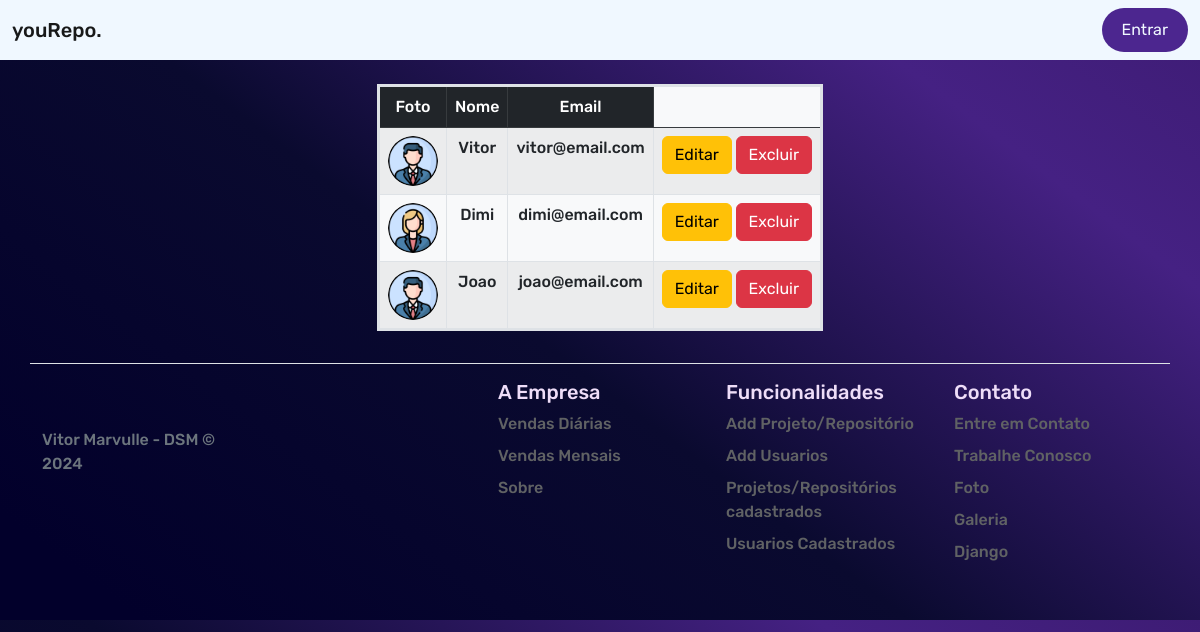
Screenshot of /usuarios/ with the database file from the repository.
### app/models.py (models this page shows)
class Usuario(models.Model):
    nome = models.CharField(max_length=255)
    email = models.EmailField(unique=True)
    senha = models.CharField(max_length=255)
    foto = models.ImageField(upload_to='imagens/')

### app/views.py (the view)
# urls.py: path('usuarios/' , views.exibir_user, name="exibir_user"),
def exibir_user(request):
    usuarios = Usuario.objects.all()
    context = {
        'dados' : usuarios
    }
    return render(request, 'usuarios.html', context)

### app/templates/usuarios.html (shortened to what this page needs)
{% extends 'base.html' %}
{% load static %}
{% block conteudo %}
<div class="container mt-4 d-flex justify-content-center">
    <div class="table-responsive">
        <table class="table table-bordered table-striped text-center border border-3 border-opacity-10 bg-light">
            <thead class="table-dark">
                <tr>
                    <th>Foto</th>
                    <th>Nome</th>
                    <th>Email</th>
                </tr>
            </thead>
            <tbody>
                {% for user in dados %}
                    <tr>
                        <td>
                            {% if user.foto %}
                                <img src="{{ user.foto.url }}" alt="Foto de perfil" class="rounded-circle" width="50" height="50">
                            {% else %}
                                <p>Foto não disponível</p>
                            {% endif %}
                        </td>
                        <td>{{ user.nome }}</td>
                        <td>{{ user.email }}</td>
                        <td>
                        <a href="{% url 'editar_usuario' user.id %}" class="btn btn-warning">Editar</a>
                        <a href="{% url 'excluir_usuario' user.id %}" class="btn btn-danger">Excluir</a>
                        </td>
                    </tr>
                {% endfor %}
            </tbody>
        </table>
    </div>
</div>
{% endblock %}

### app/static/estilo.css (style rules this page uses)
* { font-family: "Rubik", sans-serif; font-optical-sizing: auto; font-weight: 500; font-style: normal; }
body { background: rgb(2,0,43); background: linear-gradient(37deg, rgba(2,0,43,1) 7%, rgba(10,10,47,1) 45%, rgba(69,33,131,1) 81%, rgba(62,28,117,1) 100%); }

### rows the page displays
Usuario: foto (picture), nome "Vitor", email "vitor@email.com"
Usuario: foto (picture), nome "Dimi", email "dimi@email.com"
Usuario: foto (picture), nome "Joao", email "joao@email.com"
